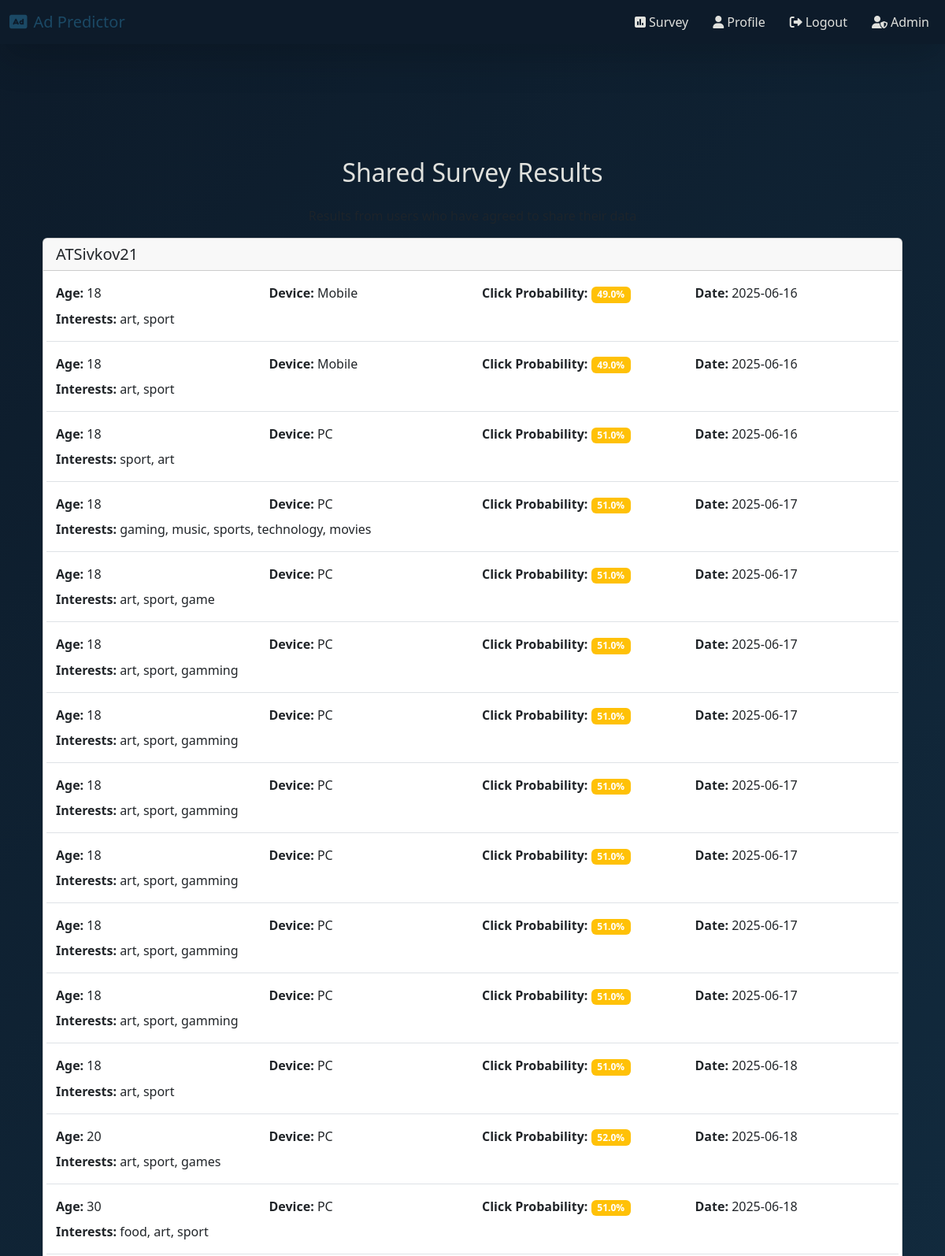
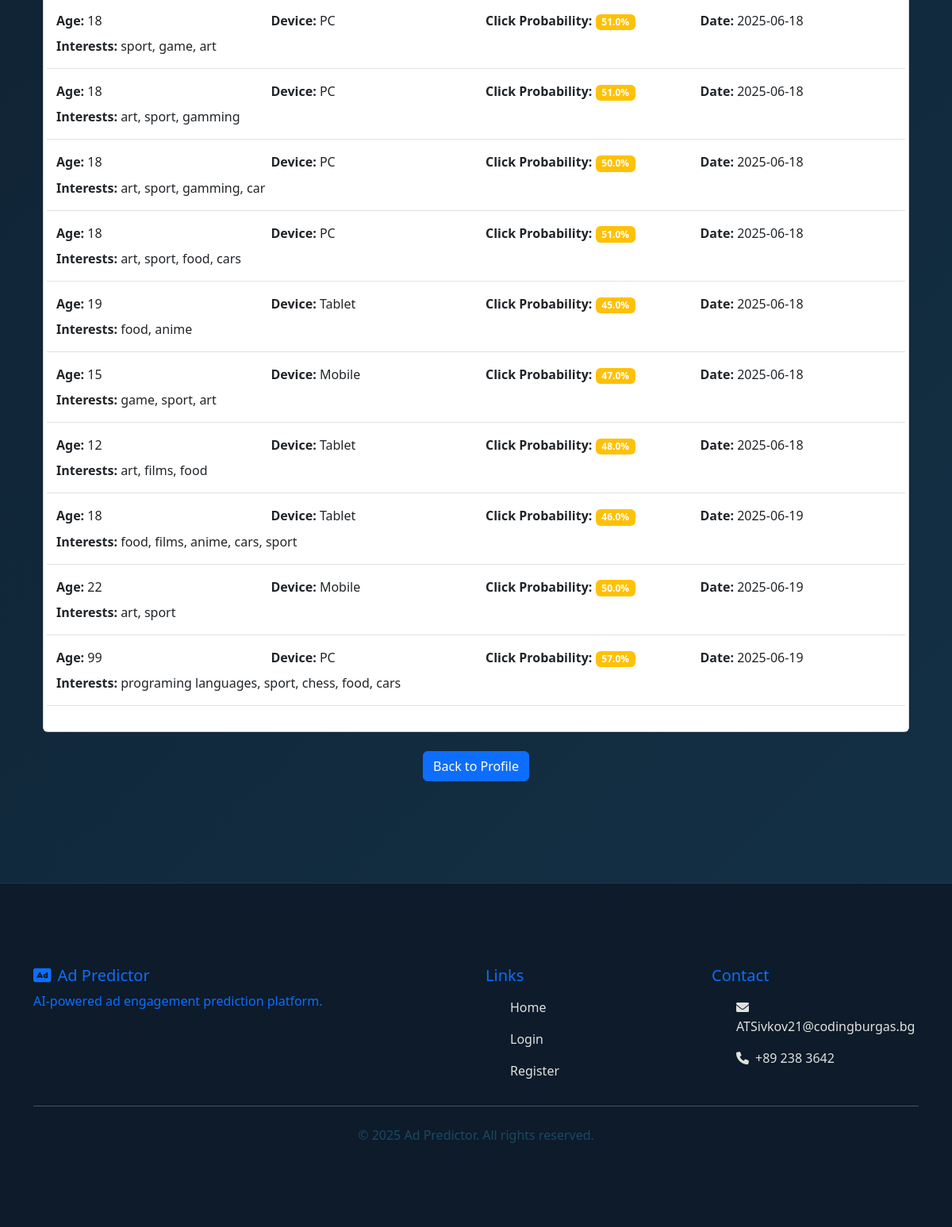
Screenshot of /shared_results (signed in) with the database file from the repository (2 pictures, top to bottom).
### app/models.py (models this page shows, shortened)
class User(UserMixin, db.Model):
    id = db.Column(db.Integer, primary_key=True)  # Уникален ID на потребителя
    username = db.Column(db.String(64), unique=True, nullable=False)  # Потребителско име, задължително и уникално
    email = db.Column(db.String(120), unique=True, nullable=False)  # Имейл, задължителен и уникален
    password_hash = db.Column(db.String(128))  # Хеширана парола
    email_confirmed = db.Column(db.Boolean, default=False)  # Дали имейлът е потвърден (по подразбиране False)
    share_results = db.Column(db.Boolean, default=False)  # Дали потребителят дава съгласие за споделяне на резултати
    role_id = db.Column(db.Integer, db.ForeignKey('role.id'))  # Външен ключ към ролята на потребителя
    survey_responses = db.relationship('SurveyResponse', backref='user', lazy=True)  # Всички отговори на анкети, свързани с този потребител
    ad_clicks = db.relationship('AdClick', backref='user', lazy=True)  # Всички кликвания на реклами от този потребител

class SurveyResponse(db.Model):
    id = db.Column(db.Integer, primary_key=True)  # Уникален ID на отговора
    age = db.Column(db.Integer)  # Възраст на потребителя
    daily_online_hours = db.Column(db.Float)  # Часове онлайн на ден
    device = db.Column(db.String(64))  # Използвано устройство (PC, Mobile и т.н.)
    interests = db.Column(db.String(256))  # Интереси (текст)
    selected_ads = db.Column(db.String(200), nullable=True)  # Избрани реклами (по избор)
    timestamp = db.Column(db.DateTime, default=datetime.utcnow)  # Време на попълване, по подразбиране текущо време
    user_id = db.Column(db.Integer, db.ForeignKey('user.id'))  # Външен ключ към потребителя, който е попълнил анкетата

### app/main/routes.py (the view)
@main_bp.route('/shared_results')
@login_required
def shared_results():
    shared_surveys = SurveyResponse.query.join(User).filter(
        User.share_results == True,
        SurveyResponse.user_id != current_user.id
    ).all()
    user_results = {}
    for survey in shared_surveys:
        if survey.user.username not in user_results:
            user_results[survey.user.username] = []
        user_results[survey.user.username].append({
            'age': survey.age,
            'device': survey.device,
            'interests': survey.interests,
            'click_probability': predict_click_probability(survey),
            'timestamp': survey.timestamp
        })
    return render_template('main/shared_results.html', user_results=user_results)

### app/models.py (called while the page is built)
@login_manager.user_loader
def load_user(user_id):
    return User.query.get(int(user_id))  # Връща потребител с дадения ID от базата

### app/utils/ai_model.py (called while the page is built)
def predict_click_probability(survey):
    interests_len = len(survey.interests or "") / 256
    ad_count = len((survey.selected_ads or "").split(',')) / 3
    device_score = 0 if survey.device == 'PC' else (1 if survey.device == 'Mobile' else 2) / 2
    X = np.array([
        survey.age / 100,                  # Възрастта като стойност от 0 до 1
        survey.daily_online_hours / 24,   # Онлайн време като стойност от 0 до 1
        device_score,                     # Устройство като числова стойност
        interests_len,                    # Дължина на интересите (0 до 1)
        ad_count                          # Брой реклами (0 до 1)
    ]).reshape(1, -1)  # Преобразуване във формат [1, N]
    return round(float(model.predict_proba(X)[0]), 2)

    def sigmoid(self, z):
        return 1 / (1 + np.exp(-z))

    def predict_proba(self, X):
        if self.weights is None or self.bias is None:
            X_dummy = np.random.rand(10, X.shape[1])  # 10 примера със същите характеристики
            y_dummy = (X_dummy[:, 0] + X_dummy[:, 1] > 1).astype(int)  # проста логика за target
            self.fit(X_dummy, y_dummy)
        return self.sigmoid(np.dot(X, self.weights) + self.bias)

### app/main/templates/main/shared_results.html (shortened to what this page needs)
{% extends 'layout.html' %}
{% block content %}
<div class="container mt-4">
    <h2 class="text-center mb-4">Shared Survey Results</h2>
    <p class="text-muted text-center">Results from users who have agreed to share their data</p>
    {% if user_results %}
        {% for username, surveys in user_results.items() %}
        <div class="card mb-4">
            <div class="card-header">
                <h5 class="mb-0">{{ username }}</h5>
            </div>
            <div class="card-body">
                {% for survey in surveys %}
                <div class="row mb-3 border-bottom pb-3">
                    <div class="col-md-3">
                        <strong>Age:</strong> {{ survey.age }}
                    </div>
                    <div class="col-md-3">
                        <strong>Device:</strong> {{ survey.device }}
                    </div>
                    <div class="col-md-3">
                        <strong>Click Probability:</strong>
                        <span class="badge {% if survey.click_probability > 0.7 %}bg-success{% elif survey.click_probability > 0.4 %}bg-warning{% else %}bg-danger{% endif %}">
                            {{ "%.1f"|format(survey.click_probability * 100) }}%
                        </span>
                    </div>
                    <div class="col-md-3">
                        <strong>Date:</strong> {{ survey.timestamp.strftime('%Y-%m-%d') }}
                    </div>
                    <div class="col-12 mt-2">
                        <strong>Interests:</strong> {{ survey.interests }}
                    </div>
                </div>
                {% endfor %}
            </div>
        </div>
        {% endfor %}
    {% else %}
        <div class="text-center">
            <p class="lead">No shared results available yet.</p>
            <p>Users need to agree to share their results in their profile settings.</p>
        </div>
    {% endif %}
    <div class="text-center mt-4">
        <a href="{{ url_for('main.profile') }}" class="btn btn-primary">Back to Profile</a>
    </div>
</div>
{% endblock %}

### static/css/style.css (style rules this page uses)
.deep-blue-bg { background: linear-gradient(135deg, #0d1b2a 0%, #1b4965 50%, #5fa8d3 100%); background-size: 400% 400%; animation: gradientFlow 15s ease infinite; font-family: 'Segoe UI', Tahoma, Geneva, Verdana, sans-serif; color: #e0e1dd; min-height: 100vh; position: relative; overflow-x: hidden; }
.container { padding-top: 80px; padding-bottom: 80px; position: relative; z-index: 1; }

### rows the page displays
User: username "ATSivkov21"
SurveyResponse: age "18", device "Mobile", click_probability "49.0", timestamp "2025-06-16", interests "art, sport"
SurveyResponse: age "18", device "Mobile", click_probability "49.0", timestamp "2025-06-16", interests "art, sport"
SurveyResponse: age "18", device "PC", click_probability "51.0", timestamp "2025-06-16", interests "sport, art"
SurveyResponse: age "18", device "PC", click_probability "51.0", timestamp "2025-06-17", interests "gaming, music, sports, technology, movies"
SurveyResponse: age "18", device "PC", click_probability "51.0", timestamp "2025-06-17", interests "art, sport, game"
SurveyResponse: age "18", device "PC", click_probability "51.0", timestamp "2025-06-17", interests "art, sport, gamming"
SurveyResponse: age "18", device "PC", click_probability "51.0", timestamp "2025-06-17", interests "art, sport, gamming"
SurveyResponse: age "18", device "PC", click_probability "51.0", timestamp "2025-06-17", interests "art, sport, gamming"
SurveyResponse: age "18", device "PC", click_probability "51.0", timestamp "2025-06-17", interests "art, sport, gamming"
SurveyResponse: age "18", device "PC", click_probability "51.0", timestamp "2025-06-17", interests "art, sport, gamming"
SurveyResponse: age "18", device "PC", click_probability "51.0", timestamp "2025-06-17", interests "art, sport, gamming"
SurveyResponse: age "18", device "PC", click_probability "51.0", timestamp "2025-06-18", interests "art, sport"
SurveyResponse: age "20", device "PC", click_probability "52.0", timestamp "2025-06-18", interests "art, sport, games"
SurveyResponse: age "30", device "PC", click_probability "51.0", timestamp "2025-06-18", interests "food, art, sport"
SurveyResponse: age "18", device "PC", click_probability "51.0", timestamp "2025-06-18", interests "sport, game, art"
SurveyResponse: age "18", device "PC", click_probability "51.0", timestamp "2025-06-18", interests "art, sport, gamming"
SurveyResponse: age "18", device "PC", click_probability "50.0", timestamp "2025-06-18", interests "art, sport, gamming, car"
SurveyResponse: age "18", device "PC", click_probability "51.0", timestamp "2025-06-18", interests "art, sport, food, cars"
SurveyResponse: age "19", device "Tablet", click_probability "45.0", timestamp "2025-06-18", interests "food, anime"
SurveyResponse: age "15", device "Mobile", click_probability "47.0", timestamp "2025-06-18", interests "game, sport, art"
SurveyResponse: age "12", device "Tablet", click_probability "48.0", timestamp "2025-06-18", interests "art, films, food"
SurveyResponse: age "18", device "Tablet", click_probability "46.0", timestamp "2025-06-19", interests "food, films, anime, cars, sport"
SurveyResponse: age "22", device "Mobile", click_probability "50.0", timestamp "2025-06-19", interests "art, sport"
SurveyResponse: age "99", device "PC", click_probability "57.0", timestamp "2025-06-19", interests "programing languages, sport, chess, food, cars"
